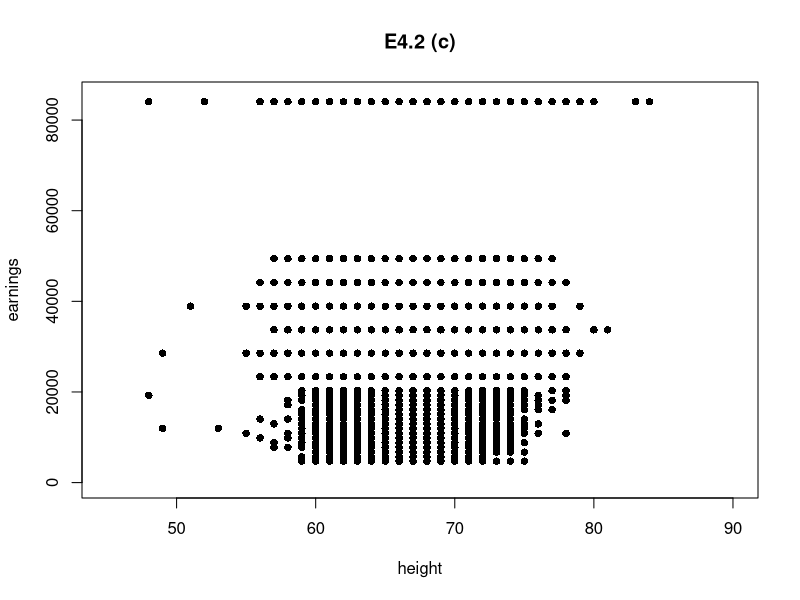

This figure's R source:
## ---- chunk 1
knitr::opts_chunk$set(echo = TRUE)
#library(kableExtra)
## ---- chunk 2
# import data 
#install.packages("readxl")
library(readxl)
Earnings_and_Height <- read_xlsx("Earnings_and_Height/Earnings_and_Height.xlsx")

median(Earnings_and_Height$height)

## ---- chunk 3
# create "group" variable
group <- c()

for (i in 1:length(Earnings_and_Height$height)){
  if (Earnings_and_Height$height[i] <= 67){
    # group 0: height <= 67
    group[i] <- c(0) 
  } else {
    # group 1: height > 67
    group[i] <- c(1) 
  }
}

Earnings_and_Height <- cbind(Earnings_and_Height, group)

E42b <- function(x){
  # sample mean
  mu <- mean(x)
  
  # sample standard deviation (standard error)
  se <- sd(x)/sqrt(length(x))
  
  # test
  test <- t.test(x, 
                 alternative = c("two.sided"),
                 mu = 0, # H0
                 conf.level = 0.95) # alpha = 0.05
  
  # 95% confidence interval
  lower <- round(test$conf.int[1], digit = 4)
  upper <- round(test$conf.int[2], digit = 4)
  CI <- paste(lower, "-"  ,upper)
  
  Table <- data.frame(mu, se, CI)
  colnames(Table) <- c("Mean", "Standard Error", "95% Confidence Interval")
  
  Table

}

# i. # ii.
tapply(Earnings_and_Height$earnings, Earnings_and_Height$group, E42b)

# height <= 67
Earnings_and_Height_i <- Earnings_and_Height[Earnings_and_Height$height <= 67, ]

# height > 67
Earnings_and_Height_ii <- Earnings_and_Height[Earnings_and_Height$height > 67, ]

# iii. 95% CI for difference
t.test(Earnings_and_Height_ii$earnings, Earnings_and_Height_i$earnings, 
       alternative = c("two.sided"),
       mu = 0, # H0
       var.equal = FALSE,
       conf.level = 0.95) # alpha = 0.05

## ---- chunk 4
plot(x = Earnings_and_Height$height, 
     y = Earnings_and_Height$earnings,
     pch = 16, # filled circle
     col = "black",
     xlim = c(45, 90),
     ylim = c(0, 85000),
     xlab = "height",
     ylab = "earnings",
     main = "E4.2 (c)")

## ---- chunk 5
# regression 
E42d <- lm(formula = earnings ~ height, data = Earnings_and_Height)

# i. estimated intercept, estimated slope
summary(E42d)

# predict value
E42d_predict <- function(x){
  E42d$coefficients %*% matrix(c(1, x), ncol = 1)
  
}

# ii. predict value: height = 67
E42d_predict(67)

# ii. predict value: height = 70
E42d_predict(70)

# ii. predict value: height = 65
E42d_predict(65)

## ---- chunk 6
# translates from inches to cm
height_cm <- cm(Earnings_and_Height$height)

Earnings_and_Height <- cbind(Earnings_and_Height, height_cm)

# regression 
E42e <- lm(formula = earnings ~ height_cm, data = Earnings_and_Height)

# i. estimated slope # ii. estimated intercept
# iii. R^2 # iv. SE
summary(E42e)

## ---- chunk 7
# female
Earnings_and_Height_f <- Earnings_and_Height[Earnings_and_Height$sex == 0, ]

# regression 
E42f <- lm(formula = earnings ~ height, data = Earnings_and_Height_f)

# i. estimated slope # ii.
summary(E42f)

## ---- chunk 8
# male
Earnings_and_Height_g <- Earnings_and_Height[Earnings_and_Height$sex == 1, ]

# regression 
E42g <- lm(formula = earnings ~ height, data = Earnings_and_Height_g)

# i. estimated slope # ii.
summary(E42g)
## ---- chunk 9
# import data 
library(readxl)
Earnings_and_Height <- read_xlsx("Earnings_and_Height/Earnings_and_Height.xlsx")

E51a_model <- lm(earnings ~ height, data = Earnings_and_Height)

summary(E51a_model)

## ---- chunk 10
E51a <- function(x, y){
  # numbers of sample
  n <- length(y)
  
  # sample mean
  xbar <- mean(x)
  ybar <- mean(y)
  
  # OLS coefficient
  b1hat <- cov(x,y)/var(x)
  b0hat <- ybar - b1hat*xbar
  
  yhat <- b0hat + b1hat*x
  
  # explained sum of squares (ESS)
  ESS <- sum((yhat - ybar)^2)
  # total sum of squares (TSS)
  TSS <- sum((y - ybar)^2)
  # sum of squared residuals (SSR)
  SSR <- sum((y - yhat)^2)
  
  # coefficient of determination
  Rsqure <- ESS/TSS
  
  # standard error of the regression
  SER <- sqrt(SSR/(n-2))
  
  # standard error of coefficient
  se_b1hat <- sqrt(SER^2/sum((x - xbar)^2))
  se_b0hat <- sqrt(SER^2* (1/n + xbar^2/sum((x - xbar)^2)))
  
  # 95% CI for b1hat
  lower_b1hat <- round(b1hat - qnorm(0.975, mean = 0, sd = 1)*se_b1hat, digit = 4)
  upper_b1hat <- round(b1hat + qnorm(0.975, mean = 0, sd = 1)*se_b1hat, digit = 4)
  CI_b1hat <- paste(lower_b1hat, "-"  ,upper_b1hat)
  
  # 95% CI for b0hat
  lower_b0hat <- round(b0hat - qnorm(0.975, mean = 0, sd = 1)*se_b0hat, digit = 4)
  upper_b0hat <- round(b0hat + qnorm(0.975, mean = 0, sd = 1)*se_b0hat, digit = 4)
  CI_b0hat <- paste(lower_b0hat, "-"  ,upper_b0hat)  
  
  # coefficient
  coef <- matrix(c(b0hat, se_b0hat, CI_b0hat, b1hat, se_b1hat, CI_b1hat), ncol = 3, byrow = TRUE)
  rownames(coef) <- c("Intercept", "Slope")
  colnames(coef) <- c("Estimate", "Standard Error", "95% Confidence Interval")
  
  result <- list(coef, Rsqure)
  names(result) <- c("Coefficients", "R-squared")
  
  result
} 

E51a(Earnings_and_Height$height, Earnings_and_Height$earnings)
## ---- chunk 11
# data: woman
Earnings_and_Height_women <- Earnings_and_Height[Earnings_and_Height$sex == 0,]

E51b_model <- lm(earnings ~ height, data = Earnings_and_Height_women)

summary(E51b_model)

## ---- chunk 12
E51a(Earnings_and_Height_women$height, Earnings_and_Height_women$earnings)
## ---- chunk 13
# data: woman
Earnings_and_Height_men <- Earnings_and_Height[Earnings_and_Height$sex == 1,]

E51c_model <- lm(earnings ~ height, data = Earnings_and_Height_men)

summary(E51c_model)

## ---- chunk 14
E51a(Earnings_and_Height_men$height, Earnings_and_Height_men$earnings)
## ---- chunk 15
E51d <- function(x1, y1, x2, y2){
  # numbers of sample
  n1 <- length(y1); n2 <- length(y2)
  
  # sample mean
  x1bar <- mean(x1); x2bar <- mean(x2)
  y1bar <- mean(y1); y2bar <- mean(y2)
  
  # OLS coefficient
  b1hat1 <- cov(x1, y1)/var(x1); b1hat2 <- cov(x2, y2)/var(x2)
  b0hat1 <- y1bar - b1hat1*x1bar; b0hat2 <- y2bar - b1hat2*x2bar
  
  y1hat1 <- b0hat1 + b1hat1*x1; y2hat2 <- b0hat2 + b1hat2*x2
  
  # explained sum of squares (ESS)
  ESS1 <- sum((y1hat1 - y1bar)^2); ESS2 <- sum((y2hat2 - y2bar)^2)
  # total sum of squares (TSS)
  TSS1 <- sum((y1 - y1bar)^2); TSS2 <- sum((y2 - y2bar)^2)
  # sum of squared residuals (SSR)
  SSR1 <- sum((y1 - y1hat1)^2); SSR2 <- sum((y2 - y2hat2)^2)
  
  # standard error of the regression
  SER1 <- sqrt(SSR1/(n1-2)); SER2 <- sqrt(SSR2/(n2-2))
  
  # standard error of coefficient
  se_b1hat1 <- sqrt(SER1^2/sum((x1 - x1bar)^2))
  se_b1hat2 <- sqrt(SER2^2/sum((x2 - x2bar)^2))
  
  est <- b1hat1 - b1hat2
  se <- sqrt(se_b1hat1^2 + se_b1hat2^2)
  
  # 95% CI for difference
  lower <- round(est - qnorm(0.975, mean = 0, sd = 1)*se, digit = 4)
  upper <- round(est + qnorm(0.975, mean = 0, sd = 1)*se, digit = 4)
  CI <- paste(lower, "-", upper)  
  
  # output table
  Table <- data.frame(est, se, CI)
  colnames(Table) <- c("Estimate", "Standard Error", "95% Confidence Interval")
  
  Table 
  
}

E51d(Earnings_and_Height_men$height, Earnings_and_Height_men$earnings, Earnings_and_Height_women$height, Earnings_and_Height_women$earnings)
## ---- chunk 16
E51e <- function(x, y){
  # numbers of sample
  n <- length(y)
  
  # sample mean
  xbar <- mean(x)
  ybar <- mean(y)
  
  # OLS coefficient
  b1hat <- cov(x,y)/var(x)
  b0hat <- ybar - b1hat*xbar
  
  yhat <- b0hat + b1hat*x
  
  # explained sum of squares (ESS)
  ESS <- sum((yhat - ybar)^2)
  # total sum of squares (TSS)
  TSS <- sum((y - ybar)^2)
  # sum of squared residuals (SSR)
  SSR <- sum((y - yhat)^2)
  
  # coefficient of determination
  #Rsqure <- ESS/TSS
  
  # standard error of the regression
  SER <- sqrt(SSR/(n-2))
  
  # standard error of coefficient
  se_b1hat <- sqrt(SER^2/sum((x - xbar)^2))
  
  # 95% CI for b1hat
  lower_b1hat <- round(b1hat - qnorm(0.975, mean = 0, sd = 1)*se_b1hat, digit = 4)
  upper_b1hat <- round(b1hat + qnorm(0.975, mean = 0, sd = 1)*se_b1hat, digit = 4)
  CI_b1hat <- paste(lower_b1hat, "-"  ,upper_b1hat)
  
  Table <- matrix(c(b1hat, se_b1hat, CI_b1hat), nrow = 1)
  colnames(Table) <- c("Estimate", "Standard Error", "95% Confidence Interval")
  
  Table
} 

E51e_output <- matrix(nrow = 15, ncol = 3)

rownames(E51e_output) <- c(1:15)
colnames(E51e_output) <- c("Estimate", "Standard Error", "95% Confidence Interval")

for (i in 1:15){
  data <- Earnings_and_Height[Earnings_and_Height$occupation == i,]
  x <- data$height
  y <- data$earnings
  E51e_output[i,] <- E51e(x, y)
}

E51e_output

